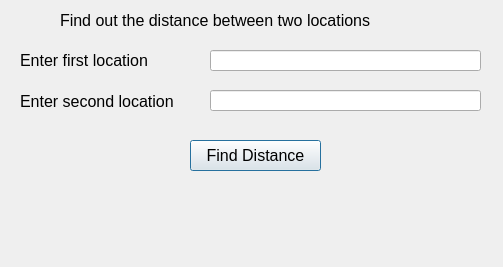
<?xml version="1.0" encoding="UTF-8"?>
<ui version="4.0">
 <class>Dialog</class>
 <widget class="QDialog" name="Dialog">
  <property name="geometry">
   <rect>
    <x>0</x>
    <y>0</y>
    <width>503</width>
    <height>267</height>
   </rect>
  </property>
  <property name="windowTitle">
   <string>Dialog</string>
  </property>
  <widget class="QLineEdit" name="lineEditFirstLocation">
   <property name="geometry">
    <rect>
     <x>210</x>
     <y>50</y>
     <width>271</width>
     <height>21</height>
    </rect>
   </property>
   <property name="font">
    <font>
     <pointsize>12</pointsize>
    </font>
   </property>
  </widget>
  <widget class="QLabel" name="label">
   <property name="geometry">
    <rect>
     <x>20</x>
     <y>50</y>
     <width>141</width>
     <height>21</height>
    </rect>
   </property>
   <property name="font">
    <font>
     <pointsize>12</pointsize>
    </font>
   </property>
   <property name="text">
    <string>Enter first location</string>
   </property>
  </widget>
  <widget class="QPushButton" name="pushButtonFindDistance">
   <property name="geometry">
    <rect>
     <x>190</x>
     <y>140</y>
     <width>131</width>
     <height>31</height>
    </rect>
   </property>
   <property name="font">
    <font>
     <pointsize>12</pointsize>
    </font>
   </property>
   <property name="text">
    <string>Find Distance</string>
   </property>
  </widget>
  <widget class="QLabel" name="labelDistance">
   <property name="geometry">
    <rect>
     <x>30</x>
     <y>190</y>
     <width>431</width>
     <height>31</height>
    </rect>
   </property>
   <property name="font">
    <font>
     <pointsize>12</pointsize>
    </font>
   </property>
   <property name="text">
    <string/>
   </property>
  </widget>
  <widget class="QLabel" name="label_2">
   <property name="geometry">
    <rect>
     <x>60</x>
     <y>10</y>
     <width>421</width>
     <height>20</height>
    </rect>
   </property>
   <property name="font">
    <font>
     <pointsize>12</pointsize>
    </font>
   </property>
   <property name="text">
    <string>Find out the distance between two locations</string>
   </property>
  </widget>
  <widget class="QLabel" name="label_3">
   <property name="geometry">
    <rect>
     <x>20</x>
     <y>91</y>
     <width>161</width>
     <height>21</height>
    </rect>
   </property>
   <property name="font">
    <font>
     <pointsize>12</pointsize>
    </font>
   </property>
   <property name="text">
    <string>Enter second location</string>
   </property>
  </widget>
  <widget class="QLineEdit" name="lineEditSecondLocation">
   <property name="geometry">
    <rect>
     <x>210</x>
     <y>90</y>
     <width>271</width>
     <height>21</height>
    </rect>
   </property>
   <property name="font">
    <font>
     <pointsize>12</pointsize>
    </font>
   </property>
  </widget>
 </widget>
 <resources/>
 <connections/>
</ui>
